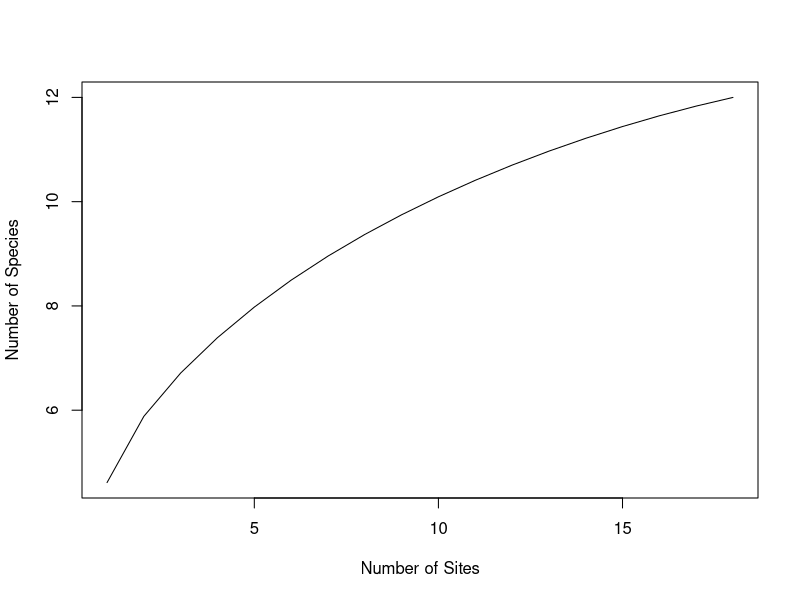
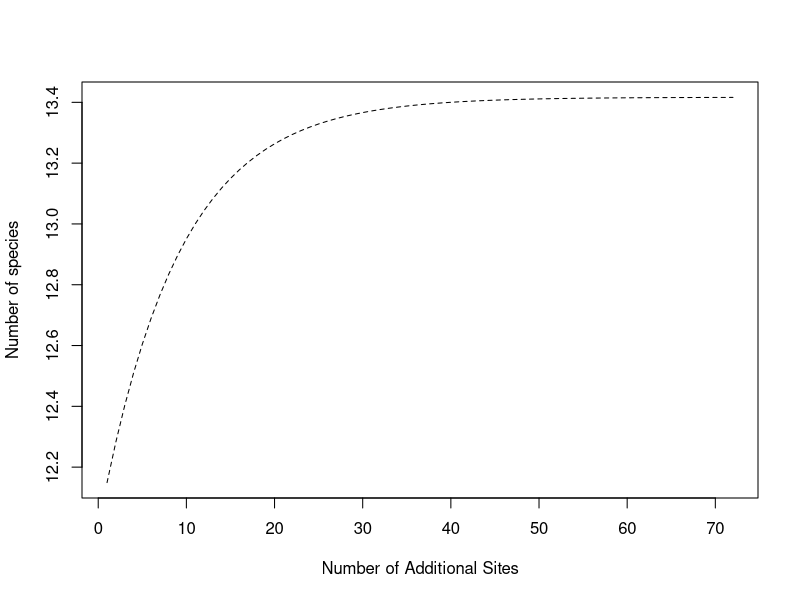
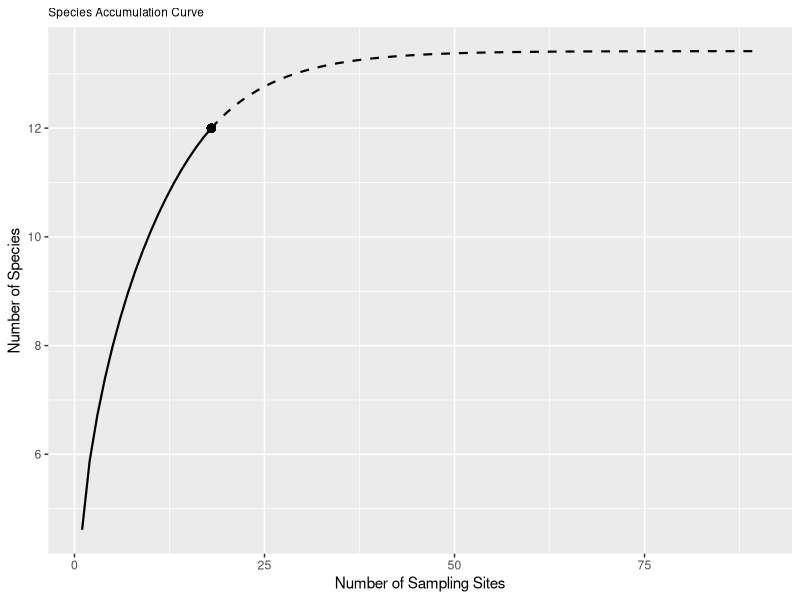
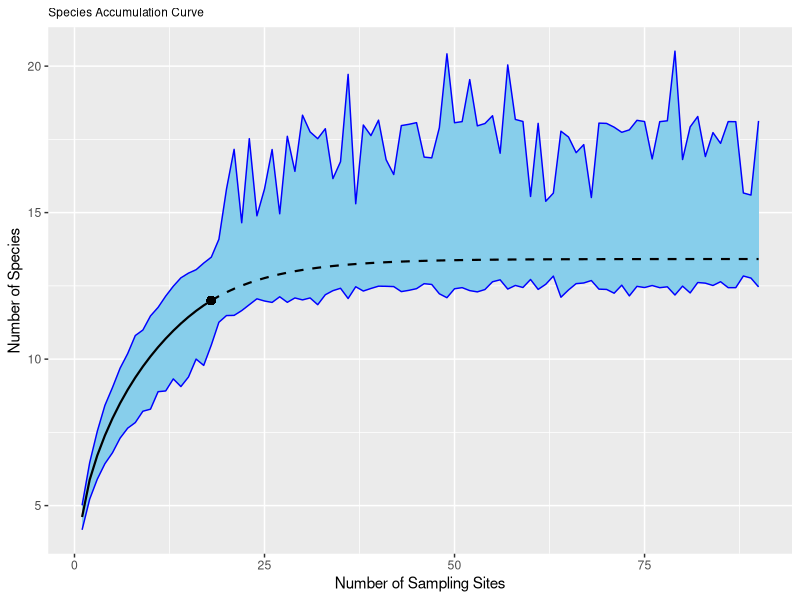

Generate these figures, in order, with R:
## ---- chunk 1
knitr::opts_chunk$set(echo = TRUE)
## ---- chunk 2
spp_incidence <- read.csv("data/ann_incidence.csv", row.names = 1)
## ---- chunk 3
sites <- length(spp_incidence)
Sobs <- nrow(spp_incidence)
sites
Sobs
## ---- chunk 4

#What is the incidence-based frequency (Yi) of Sp1?
Ysp1 = sum(as.numeric(spp_incidence["sp1",]))
Ysp1

#What about the other species? 
spp_names = rownames(spp_incidence)
Yi <- c(1:12)
for (i in 1:12) {
  Yi[i] <- sum(spp_incidence[i,])
}

## ---- chunk 5
incidence_freqs <- data.frame(cbind(Yi, spp_names))

## ---- chunk 6
Q <- function(k) {
  out = 0
  for (i in 1:length(incidence_freqs$Yi)) {
    if (incidence_freqs$Yi[i] == k) {
      out = out + 1
    } 
  }
  return(out)
}

#How many species are found in only 1 site? 4 sites? 9 of the sites? All the sites?
Q(1)
Q(4)
Q(9)
Q(18)

## ---- chunk 7
Ssample_rare <- function(x) {
  for (i in 1:Sobs) {
    out <- (choose((sites - as.numeric(incidence_freqs$Yi[i])), x))/
      choose(sites, x)
  }
  return(Sobs - sum(out))
}

#How many species would we recover if we sampled from only 1 site? 5 sites? 9 sites?
Ssample_rare(1)
Ssample_rare(5)
Ssample_rare(9)
## ---- chunk 8
Ssample_rare <- function(x) {
  out = c()
  for (i in 1:Sobs) {
  out[i] <- (choose((sites - as.numeric(incidence_freqs$Yi[i])), x))/choose(sites, x)
}
  return(Sobs - sum(out))
}

#NOW, how many species would we recover if we sampled from only 1 site? 5 sites? 9 sites?
Ssample_rare(1)
Ssample_rare(5)
Ssample_rare(9)
#These values make more sense!
## ---- chunk 9
diversity_r = sapply(1:18, Ssample_rare) # This outputs a vector of Ssample_rare 
# outputs for 1 to 18 sampling sites. 
plot(1:18
     , diversity_r
     , type = "l"
     , ylab = "Number of Species"
     , xlab = "Number of Sites")
## ---- chunk 10
#Because Q(2) > 0 for our data set, we can use the following equation based on the Chao2 estimator:
Q0 = ((sites-1)/sites)*((Q(1)^2)/(2*Q(2)))
Q0
## ---- chunk 11
Ssample_extr <- function(s) {
  out <- Sobs + (Q0*(1 - (1 - (Q(1)/(Q(1) + (sites*Q0))))^s))
  return(out) 
}

#How many species would we recover if we sampled 2 extra sites? 50 extra sites?
Ssample_extr(2)
Ssample_extr(50)

#Make an extrapolation plot for 72 additional sites. 
diversity_e = sapply(1:72, Ssample_extr) #This outputs a vector of Ssample_extr 
# outputs for 1 to 50 additional sampling sites. 
plot(1:72
     , diversity_e
     , type = "l"
     , lty = 2
     , ylab = "Number of species"
     , xlab = "Number of Additional Sites")
## ---- chunk 12
library(ggplot2)
combined_diversity = c(diversity_r, diversity_e) #Combining the vectors of 
# rarefied and extrapolated species counts, for 1 - 90 sites.
combined_diversity
sampling_sites = 1:90 #vector for 18 rarefied sites + 72 additional extrapolated 
# sites
sampling_sites
diversity_est <-
  data.frame(cbind(combined_diversity, sampling_sites))
sac_plot = ggplot(
  data = subset(diversity_est, sampling_sites <= 18),
  aes(x = sampling_sites, y = combined_diversity)
) + 
  geom_line(size = 0.75) +
  geom_line(
    data = subset(diversity_est, sampling_sites >= 18),
    aes(x = sampling_sites, y = combined_diversity),
    lty = 2,
    size = 0.75
  ) +
  geom_point(aes(x = 18, y = 12), size = 3, pch = 16) +
  xlab("Number of Sampling Sites") +
  ylab("Number of Species") +
  ggtitle("Species Accumulation Curve") +
  theme(plot.title = element_text(size = 8.5))
## ---- chunk 13
sac_plot
## ---- chunk 14
Ssample_boot <- function(x, s) {
  # First, we need to build matrices and vectors to hold our boot-strapped data replicates. 
  boot_data <- matrix(nrow = 12, ncol = 18) 
  Yi_boot <- c(1:12)
  for (i in 1:12) {
    # The line below creates a replicate dataset from our original spp_incidence dataset, 
    # with replacement. 
    boot_data[i, ] <- rbind(as.numeric(sample(spp_incidence[i, ]
                                             , size = 18
                                             , replace = TRUE))) 
    #The for loop below calculates the incidence frequencies from the replicated dataset. 
    for (j in 1:12) {
      Yi_boot[j] <- sum(boot_data[j,])  
    }
  }
  # Below is the equation for rarefaction that we implemented earlier, where x is 
  # a sample smaller than sites. 
  out_rare = c()
  for (i in 1:Sobs) {
    out_rare[i] <- choose(sites - Yi_boot[i], x)/choose(sites, x)
  } 
  
  #This calculates a value of Q2 for the replicate data set. 
  Q2 = sum(Yi_boot == 2) 
  
  #This calculates a value of Q1 for replicate data set. 
  Q1 = sum(Yi_boot == 1) 
  
  # We are using a different equation for Q0 here (Equation 22), 
  # to avoid dividing by 0 when Q2 is 0 in some of our replicates. 
  Q0_b = ((sites - 1)/sites) * (Q1 * ((Q1 - 1))/(2 * (Q2 + 1))) 
  
  # Below is just equation 18, with some special conditions to account for 
  # scenarios where the function divides by 0. 
  out_extr <- Q0_b * (1 - (exp((-s * Q1))/(Q1 + sites * (Q0_b)))) 
  if (is.nan(out_extr) == TRUE) {
    return(c(Sobs - sum(out_rare), Sobs))
  } else {
  return(c(Sobs - sum(out_rare), Sobs + out_extr))
  } 
}
## ---- chunk 15
Ssample_boot(1,2) 
## ---- chunk 16
var1 <- 1:18
var2 <- 1:90
boot_data <- replicate(100, mapply(Ssample_boot, var1, var2))
## ---- chunk 17
combined_boot_data <- matrix(ncol = 90, nrow = 100) 

#The code below populates the matrix. 
for (i in 1:100) {
  combined_boot_data[i, 1:18] <- boot_data[, , i][1, 1:18]
}
for (i in 1:100) {
  combined_boot_data[i, 19:90] <- boot_data[, , i][2, 19:90]
}
combined_boot_data <- data.frame(combined_boot_data)
## ---- chunk 18
#This creates an empty vector to store the means of our bootstrapped data. 
boot_means <- c() 

#This estimates the average across 100 bootstrap replicates for each site (1 - 90).
for (i in 1:90) {
  boot_means[i] = (sum(combined_boot_data[,i]))/100
} 

#This creates an empty data frame to store the 2.5% and 97.5% quantiles of our bootstrapped data. 
boot_quantiles <- matrix(nrow = 2, ncol = 90)
boot_quantiles <- data.frame(boot_quantiles) 

# This computes the 2.5% and 97.5% quantiles of our data set, 
# populating the data frame we created above. 
for (i in 1:90) {
  boot_quantiles[,i] <- unname(quantile(combined_boot_data[,i], probs = c(0.025, 0.975)))
}
CI_data <- rbind(combined_boot_data, boot_means, boot_quantiles)
## ---- chunk 19
LCB <- c()
for (i in 1:90) {
    LCB[i] <- combined_diversity[i] - (CI_data[101,i] - CI_data[102,i])
}
## ---- chunk 20
UCB <- c()
for (i in 1:90) {
    UCB[i] <- combined_diversity[i] + (CI_data[103,i] - CI_data[101,i])
}
confidence_intervals <- data.frame(cbind(LCB,UCB))
## ---- chunk 21
sampling_sites = 1:90 #18 sites + 72 additional sites
diversity_est <-
  data.frame(cbind(combined_diversity, sampling_sites))
sac_plot = ggplot(
  data = subset(diversity_est, sampling_sites <= 18),
  aes(x = sampling_sites, y = combined_diversity)
) +
  geom_ribbon(
    confidence_intervals,
    mapping = aes(ymin = LCB, ymax = UCB),
    fill = "skyblue",
    col = "blue"
  ) + #Use geom_ribbon to plot our upper and lower confidence intervals.
  geom_line(size = 0.75) +
  geom_line(
    data = subset(diversity_est, sampling_sites >= 18),
    aes(x = sampling_sites, y = combined_diversity),
    lty = 2,
    size = 0.75
  ) +
  geom_point(aes(x = 18, y = 12), size = 3, pch = 16) +
  xlab("Number of Sampling Sites") +
  ylab("Number of Species") +
  ggtitle("Species Accumulation Curve") +
  theme(plot.title = element_text(size = 8.5))
sac_plot
